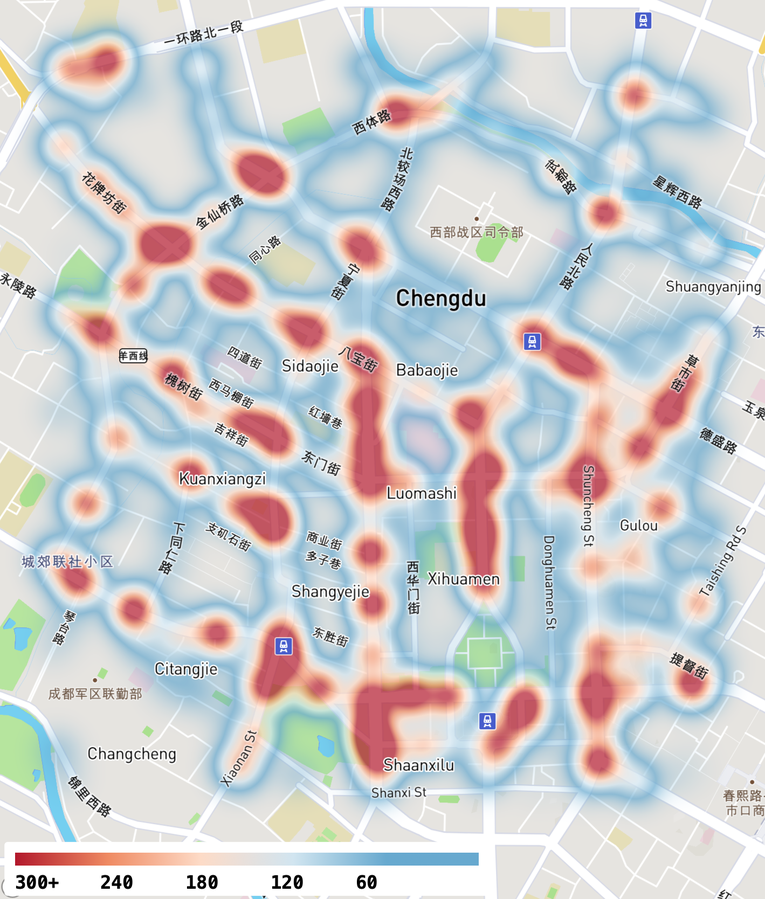
#> input picture image/cd08.png, 765 x 899 px, shrunk from 1419 x 1668 before the run
$ jupyter execute draw_heatmap.ipynb
#> lines starting #> are read from the running program, lines starting #| are printed output that depends on the picture
[cell 1]
import matplotlib.pyplot as plt
from skimage import io


fig_title = ['(a) Scenario 1', '(b) Scenario 2', '(c) Scenario 3']

font_size = 45
plt.figure(figsize=(48, 16))            # 确定图像画布的大小
plt.rcParams['font.sans-serif'] = ['Nimbus Roman']  # 设置字体
#################################################################### #################################################################
plt.subplot(1, 3, 1)                        # 将画布分为两列
plt.title(fig_title[0], fontsize=font_size, y=-0.09)     # 图的title
img=io.imread("image/cd08.png")
#> img is the input picture: shape (899, 765, 4); mean R, G, B, A 204.6, 206.3, 208.3, 255
plt.axis('off')
plt.imshow(img, interpolation='nearest', aspect='auto')

#################################################################### #################################################################
plt.subplot(1, 3, 2)
plt.title(fig_title[1], fontsize=font_size, y=-0.09)     # 图的title
img=io.imread("image/cd23.png")
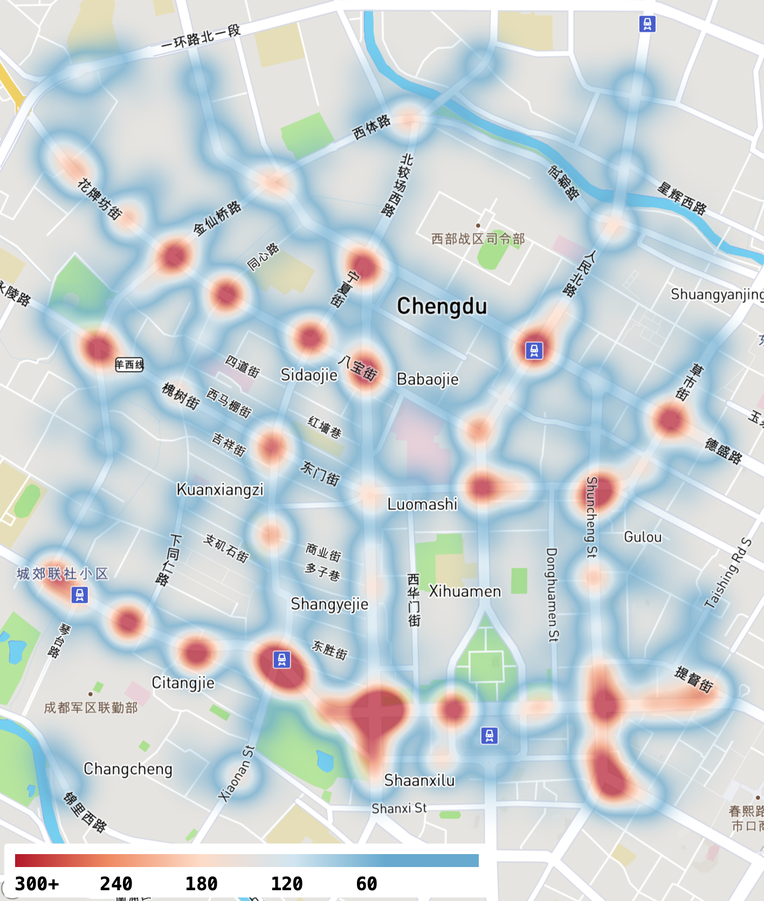
#> input picture image/cd23.png, 764 x 901 px, shrunk from 1417 x 1671 before the run
#> img is the input picture: shape (901, 764, 4); mean R, G, B, A 202.5, 212.3, 215.5, 255
plt.axis('off')
plt.imshow(img, interpolation='nearest', aspect='auto')


#################################################################### #################################################################
plt.subplot(1, 3, 3)
plt.title(fig_title[2], fontsize=font_size, y=-0.09)     # 图的title
img=io.imread("image/xa08.png")
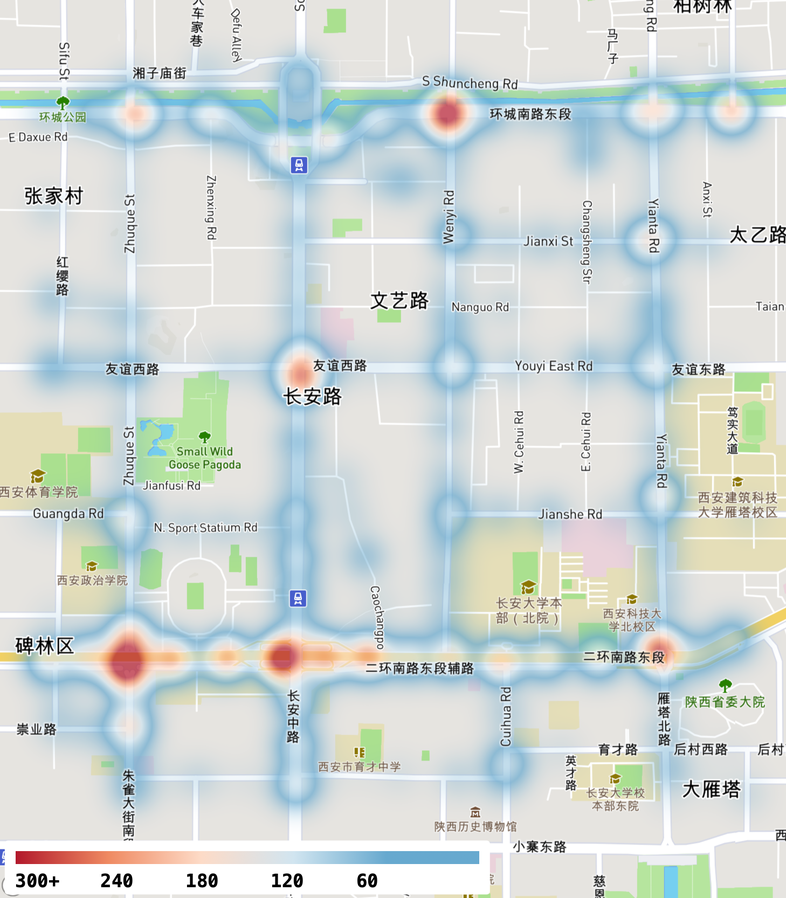
#> input picture image/xa08.png, 786 x 898 px, shrunk from 1458 x 1666 before the run
#> img is the input picture: shape (898, 786, 4); mean R, G, B, A 208, 216.6, 214.3, 255
plt.axis('off')
plt.imshow(img, interpolation='nearest', aspect='auto')

# plt.savefig('different_bandwidth.png', dpi=50)
plt.subplots_adjust(wspace =0.15)#调整子图间距
plt.savefig("heatmap.pdf", bbox_inches='tight')
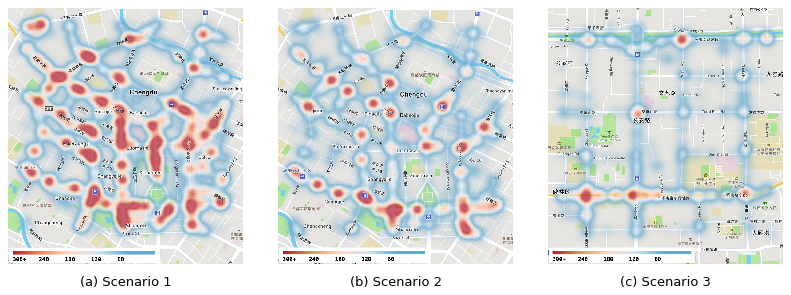
#> figure drawn by matplotlib, 3 panels
plt.show()
